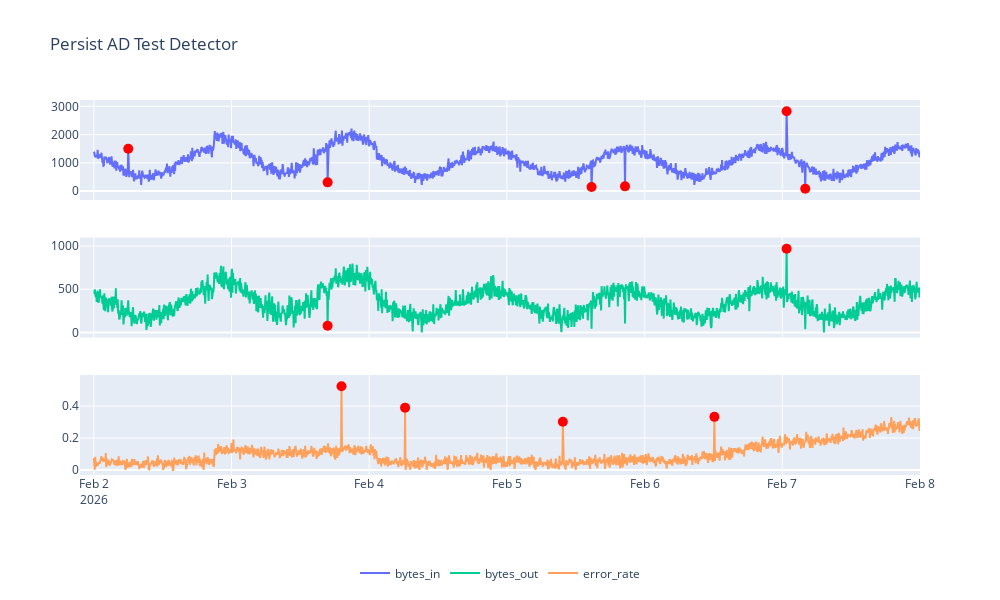

Here is the notebook cell this chart was saved with:
### Markdown cell above
### 1. Persist Anomaly Detector

Runs a rolling window over the timeseries and compares the next point to the median within the window. Flags an anomaly when a threshold is exceeded.

### Code cell
persist_ad = PersistAD(window=5, c=5)
persist_ad_anomalies = persist_ad.fit_detect(df_train).fillna(False)
plot_anomalies(df_train, persist_ad_anomalies, title='Persist AD Test Detector')

### Figure 1 — Plotly figure (JSON) as saved in the notebook; plotly's stock layout.template omitted (floating-point values rounded to 4 significant figures; data arrays with more than 128 entries replaced by an {"elided": "..."} marker saying what was removed)
{"data": [{"name": "bytes_in", "type": "scatter", "x": {"elided": "1729 str values"}, "xaxis": "x", "y": {"elided": "1729 float values"}, "yaxis": "y"}, {"marker": {"color": "red", "size": 10}, "mode": "markers", "name": "Anomaly", "showlegend": false, "type": "scatter", "x": ["2026-02-02T06:00:00.000000000", "2026-02-03T16:45:00.000000000", "2026-02-05T14:45:00.000000000", "2026-02-05T20:35:00.000000000", "2026-02-07T00:45:00.000000000", "2026-02-07T04:00:00.000000000"], "xaxis": "x", "y": [1497.0, 306.5, 144.6, 166.0, 2825.0, 80.63], "yaxis": "y"}, {"name": "bytes_out", "type": "scatter", "x": {"elided": "1729 str values"}, "xaxis": "x2", "y": {"elided": "1729 float values"}, "yaxis": "y2"}, {"marker": {"color": "red", "size": 10}, "mode": "markers", "name": "Anomaly", "showlegend": false, "type": "scatter", "x": ["2026-02-03T16:45:00.000000000", "2026-02-07T00:45:00.000000000"], "xaxis": "x2", "y": [77.3, 968.4], "yaxis": "y2"}, {"name": "error_rate", "type": "scatter", "x": {"elided": "1729 str values"}, "xaxis": "x3", "y": {"elided": "1729 float values"}, "yaxis": "y3"}, {"marker": {"color": "red", "size": 10}, "mode": "markers", "name": "Anomaly", "showlegend": false, "type": "scatter", "x": ["2026-02-03T19:10:00.000000000", "2026-02-04T06:15:00.000000000", "2026-02-05T09:45:00.000000000", "2026-02-06T12:10:00.000000000"], "xaxis": "x3", "y": [0.5242, 0.3901, 0.3021, 0.3327], "yaxis": "y3"}], "layout": {"height": 600, "legend": {"orientation": "h", "x": 0.5, "xanchor": "center", "y": -0.3, "yanchor": "bottom"}, "title": {"text": "Persist AD Test Detector"}, "width": 1000, "xaxis": {"anchor": "y", "domain": [0, 1], "matches": "x3", "showticklabels": false}, "xaxis2": {"anchor": "y2", "domain": [0, 1], "matches": "x3", "showticklabels": false}, "xaxis3": {"anchor": "y3", "domain": [0, 1]}, "yaxis": {"anchor": "x", "domain": [0.7333, 1]}, "yaxis2": {"anchor": "x2", "domain": [0.3667, 0.6333]}, "yaxis3": {"anchor": "x3", "domain": [0, 0.2667]}}}
